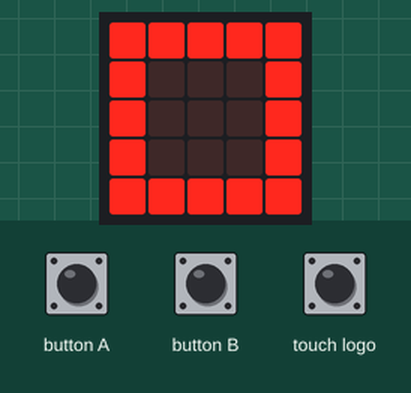
This program was run on a simulated BBC micro:bit (MakeCode). On the bench: the board's 5×5 LED display. Inputs (shaded band) come from the test bench.

Above: at 1.8 s.
1.9 s: button A pressed for 0.15 s
At 2.7 s:
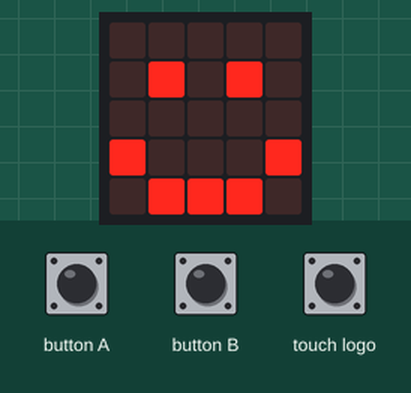
3.5 s: button B pressed for 0.15 s
At 3.9 s:
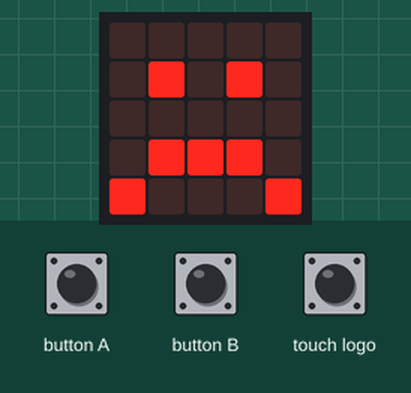
5.1 s: touch logo pressed for 0.15 s
At 5.6 s:
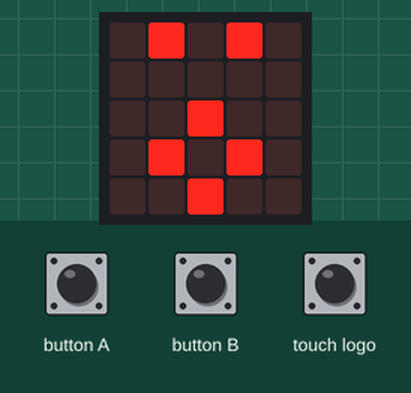
Timing chart, 0 to 8.1 s (numbered marks = the images above; inputs shaded):
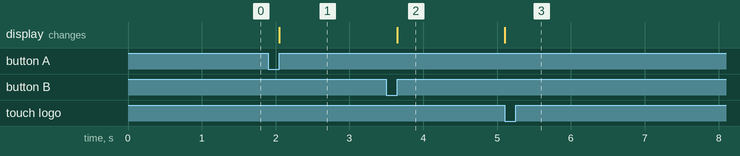

Measured:
- after the input at 1.9 s, the display: changes after 0.15 s (image 1)
- after the input at 3.5 s, the display: changes after 0.15 s (image 2)
- after the input at 5.1 s, the display: changes at once (image 3)

The program:

main.ts
```typescript
input.onLogoEvent(TouchButtonEvent.Touched, function () {
    basic.showIcon(IconNames.Surprised)
})
input.onButtonPressed(Button.A, function () {
    basic.showIcon(IconNames.Happy)
})
input.onButtonPressed(Button.B, function () {
    basic.showIcon(IconNames.Sad)
})
basic.showIcon(IconNames.Square)
basic.forever(function () {

})
```

test.ts
```typescript
// les tests vont ici ; cela ne sera pas compilé si ce paquet est utilisé en tant qu'extension.
```
